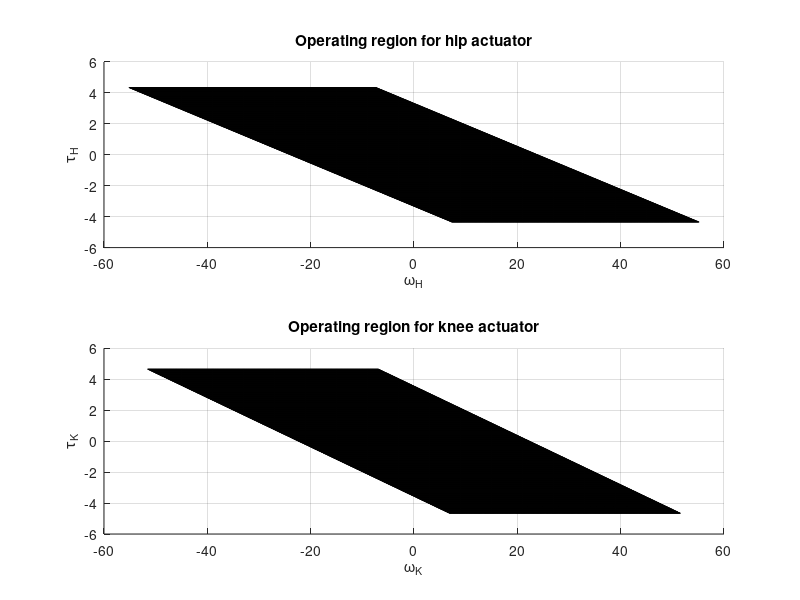

The MATLAB script that drew this image: (Note: this script raises an error after producing the figure.)
%% 1a,1b

%params value
tau_Imax = 0.162;
omega_NL = 645.2;
tau_stall = 0.124;
N_H = 26.9;
N_K = 28.8;

% operating reigion for hip actuator

x = -60:0.1:60;
y = -5:0.01:5;  
[omega_H,tau_H] = meshgrid(x,y);  

% constraints for hip actuator
phi_1H = tau_H/N_H - tau_Imax <= 0 ;  
phi_2H = -tau_H/N_H - tau_Imax <= 0 ;
phi_3H = tau_H/N_H + tau_stall*N_H*omega_H/omega_NL - tau_stall <= 0;
phi_4H = -tau_H/N_H - tau_stall*N_H*omega_H/omega_NL - tau_stall <= 0;

% convert to double for plotting
phi_1H = double(phi_1H);  
phi_2H = double(phi_2H); 
phi_3H = double(phi_3H); 
phi_4H = double(phi_4H); 

% set the 0s to NaN
phi_1H(phi_1H == 0) = NaN;
phi_2H(phi_2H == 0) = NaN;
phi_3H(phi_3H == 0) = NaN;
phi_4H(phi_4H == 0) = NaN;

phi_H = phi_1H.*phi_2H.*phi_3H.*phi_4H;  

% plot operating region for hip actuator
subplot(2,1,1);
surf(omega_H,tau_H,phi_H);
title('Operating region for hip actuator')
xlabel('\omega_H')
ylabel('\tau_H')
view(0,90);   % change to top view


% operating reigion for knee actuator

x = -60:0.1:60;
y = -5:0.01:5;  
[omega_K,tau_K] = meshgrid(x,y);  

% constraints for knee actuator
phi_1K = tau_K/N_K - tau_Imax <= 0 ; 
phi_2K = -tau_K/N_K - tau_Imax <= 0 ;
phi_3K = tau_K/N_K + tau_stall*N_K*omega_K/omega_NL - tau_stall <= 0;
phi_4K = -tau_K/N_K - tau_stall*N_K*omega_K/omega_NL - tau_stall <= 0;

% convert to double for plotting
phi_1K = double(phi_1K);  
phi_2K = double(phi_2K); 
phi_3K = double(phi_3K); 
phi_4K = double(phi_4K); 

% set the 0s to NaN
phi_1K(phi_1K == 0) = NaN;
phi_2K(phi_2K == 0) = NaN;
phi_3K(phi_3K == 0) = NaN;
phi_4K(phi_4K == 0) = NaN;

phi_K = phi_1K.*phi_2K.*phi_3K.*phi_4K;  

% plot operating region for knee actuator

subplot(2,1,2);
surf(omega_K,tau_K,phi_K);
title('Operating region for knee actuator')
xlabel('\omega_K')
ylabel('\tau_K')
view(0,90);   % change to top view

%% 1c
syms theta3 theta4 tau_H tau_K real

%params value
L_H = 0.096;
L_K = 0.155;
D_K = 0.052;
L = sqrt(L_K^2+D_K^2);
mu = 0.6;


J_HIP =  [L_H*cos(theta3)+L*cos(theta3+theta4) L*cos(theta3+theta4); L_H*sin(theta3)+L*sin(theta3+theta4) L*sin(theta3+theta4)];
tau = [tau_H;tau_K];

F_GRF = transpose(J_HIP)\tau; % F_GRF = (J_HIP^T)^(-1)*tau

% constraints for ground reaction force

phi_1GRF = -F_GRF(2) <= 0; %positive vertical component
phi_2GRF = F_GRF(1)- mu*F_GRF(2) <= 0; % contraints on horizontal force due to friction
phi_3GRF = -F_GRF(1) - mu*F_GRF(2) <= 0;

%% 1e


subplot(2,1,1);
hold on
title('Operating region for hip actuator')
plot(Xout(:,7), Uout(:,1))
xlabel('\omega_H')
ylabel('\tau_H')
view(0,90);   % change to top view

subplot(2,1,2);
hold on
title('Operating region for knee actuator')
plot(Xout(:,8), Uout(:,2))
xlabel('\omega_H')
ylabel('\tau_H')
view(0,90);   % change to top view


figure
title("grfy/grfx")

%%

%params value
L_H = 0.096;
L_K = 0.155;
D_K = 0.052;
L = sqrt(L_K^2+D_K^2);
mu = 0.6;


GRFs = []

for i = 1:length(Uout)
    theta3 = Xout(i,3);
    theta4 = Xout(i,4);
    J_HIP = [L_H*cos(theta3)+L*cos(theta3+theta4) L*cos(theta3+theta4); L_H*sin(theta3)+L*sin(theta3+theta4) L*sin(theta3+theta4)];
    tau = Uout(i,:)';
    F_GRF = J_HIP'\tau;
    GRFs = [GRFs F_GRF];
end
    
plot(GRFs(1,:), GRFs(2,:))
title("Slope < 0.6")











